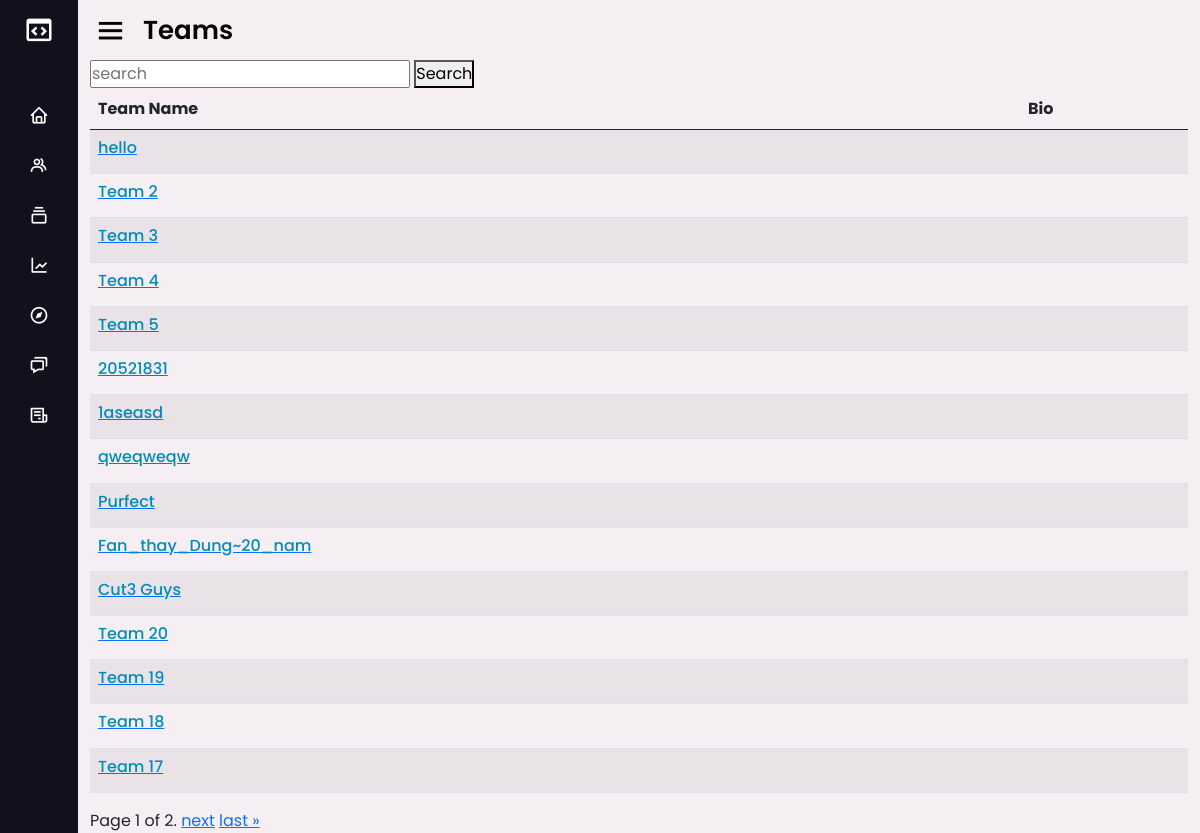
The page /team/ (signed in) on the database as committed earlier.
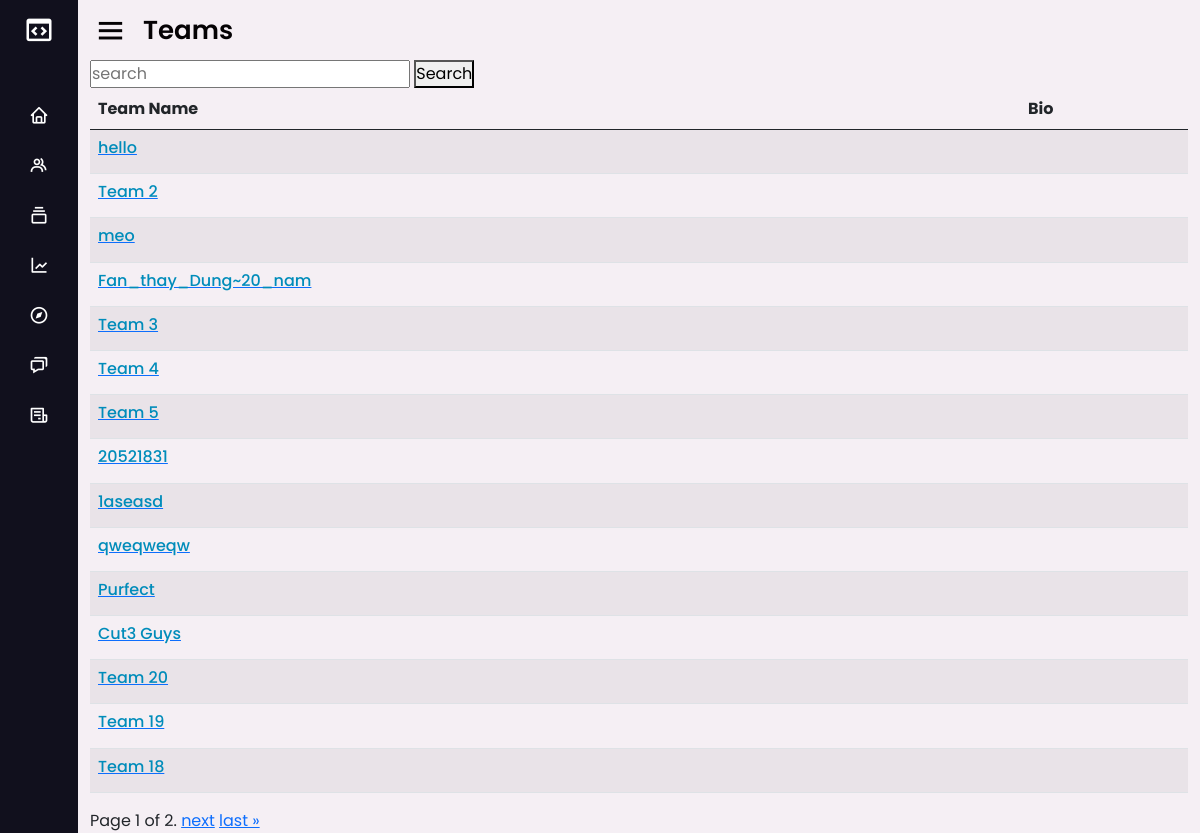
The same page on the database as committed later.
### base/models.py (models this page shows)
class Team(models.Model):
    name = models.CharField(max_length=55)
    password = models.CharField(max_length=32 )
    score = models.PositiveBigIntegerField(default=0)
    decription = models.CharField(max_length=100 , blank=True)
    updated = models.DateTimeField(auto_now=True)
    created = models.DateTimeField(auto_now_add=True)
    class Meta:
        ordering = ['-updated' , '-created']
    def __str__(self):
        return self.name

### base/team.py (the view, shortened to what this page needs)
# urls.py: path('team/', team.teams , name='team'),
@csrf_exempt
def teams(request):
	teams  = Team.objects.all() # get all teams
	paginator = Paginator(teams, 15) # Show 15 team per page.
	page_number = request.GET.get('page')
	page_obj = paginator.get_page(page_number)
	context = {'page_obj': page_obj}
	return render(request, 'base/teams/teams.html' , context)

### base/templates/base/teams/teams.html (shortened to what this page needs)
{% extends 'main.html' %}
{% block header_text %}
<span class="text">Teams</span>
{% endblock header_text %}
{% block content %}
<div class="container">
	<form  id="search" method="GET">
		<input type="text" name="search" id="text_search" placeholder="search">
		<button type="submit"> Search</button>
	</form>
	<div id="score">
		<div class="table-responsive">
			<table class="table table-striped">
				<thead>
					<tr>
						<th>Team Name</th>
						<th>Bio</th>
					</tr>
				</thead>
				<tbody>
					{% for team in page_obj %}
					<tr>
						<td>
							<a href="/team/{{team.name}}"><h6 style="color: #008cba;">{{team.name}}</h6></a>
						</td>
						<td>
						</td>
					</tr>
					{% endfor %}
				</tbody>
			</table>
			<div class="pagination">
				<span class="step-links">
					<span class="current">
						Page {{ page_obj.number }} of {{ page_obj.paginator.num_pages }}.
					</span>
					{% if page_obj.has_next %}
						<a href="?page={{ page_obj.next_page_number }}">next</a>
						<a href="?page={{ page_obj.paginator.num_pages }}">last &raquo;</a>
					{% endif %}
				</span>
			</div>
		</div>
	</div>
</div>
{% endblock content %}

Rows that differ between the two databases and show on the page:
no longer on this page (row unchanged): Team: name "Team 17"
added Team: name "meo"
changed Team "Fan_thay_Dung~20_nam": moves up the list
